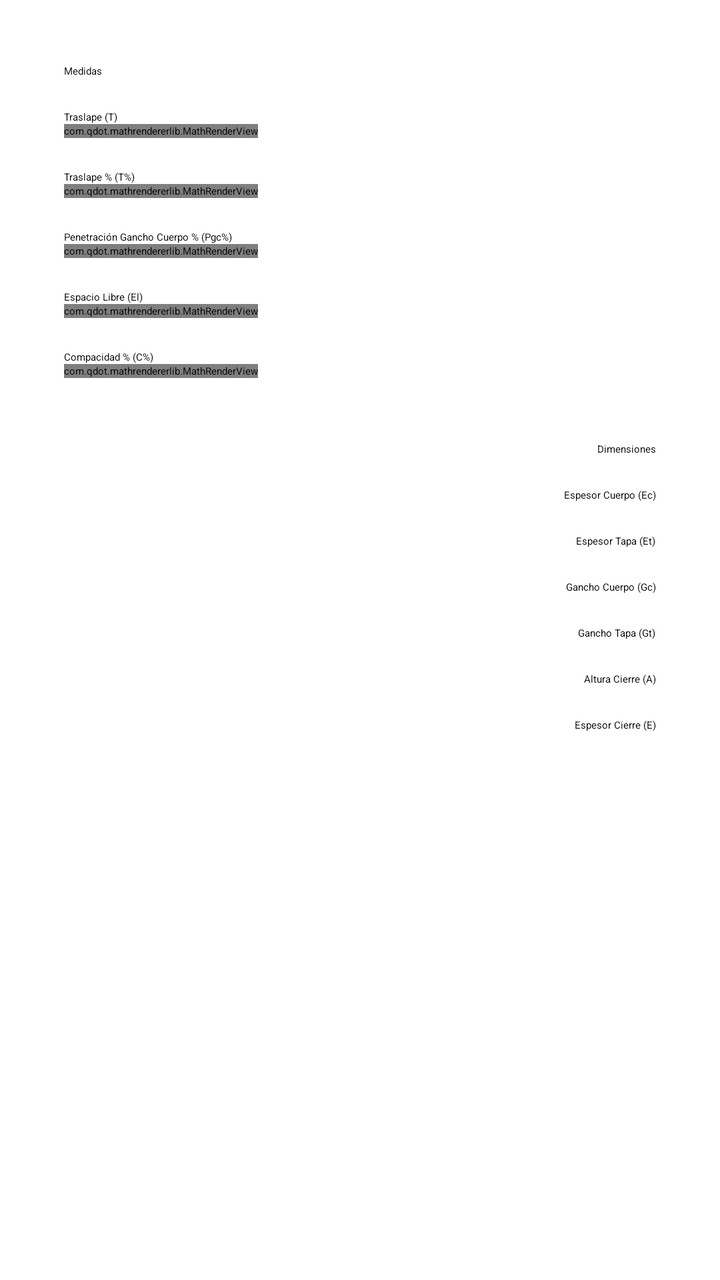
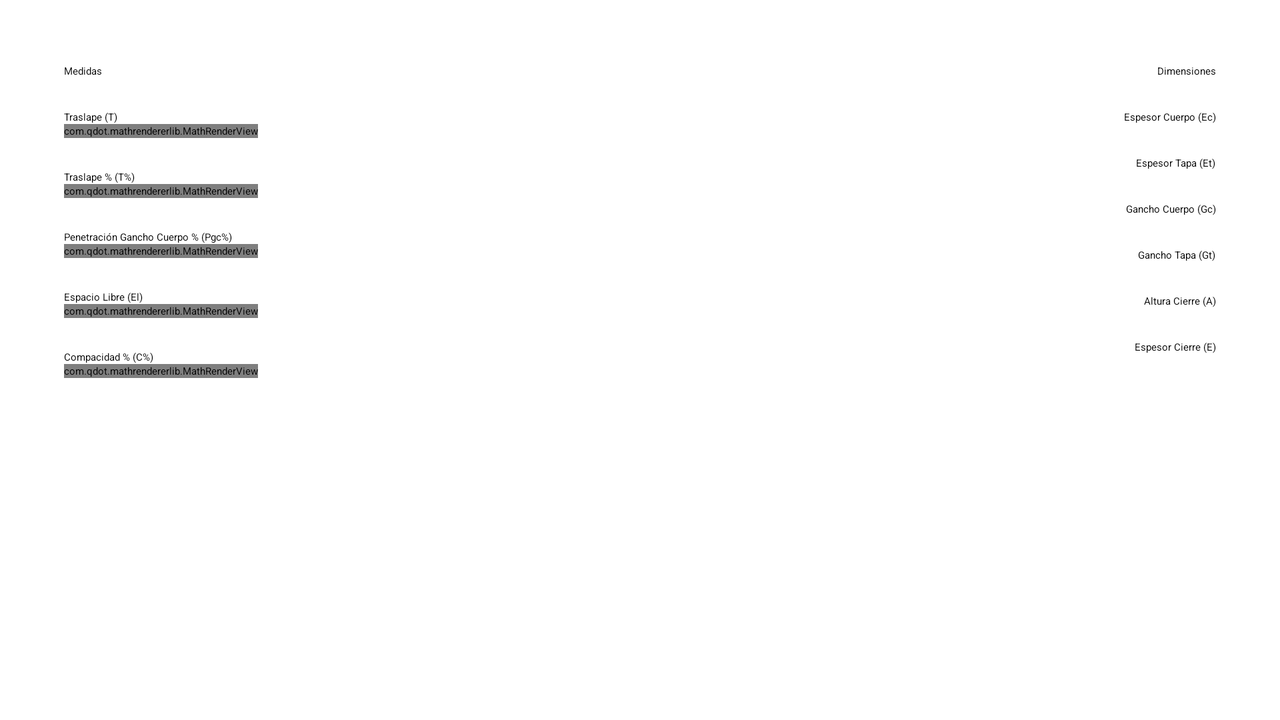

An Android layout and its configuration variant, each rendered on a device that would load it. The default file and the variant file are quoted in full after the pictures.
<!-- AndroidManifest.xml: application theme Theme.SeamCalc -->
<!-- res/layout/content_info.xml -->
<?xml version="1.0" encoding="utf-8"?>
<androidx.core.widget.NestedScrollView xmlns:android="http://schemas.android.com/apk/res/android"
    xmlns:app="http://schemas.android.com/apk/res-auto"
    android:layout_width="match_parent"
    android:layout_height="match_parent"
    app:layout_behavior="@string/appbar_scrolling_view_behavior">

    <LinearLayout
        android:layout_width="match_parent"
        android:layout_height="wrap_content"
        android:orientation="vertical"
        android:padding="@dimen/root_padding">

        <TextView
            style="?textAppearanceTitleLarge"
            android:layout_width="wrap_content"
            android:layout_height="wrap_content"
            android:text="@string/medidas" />

        <TextView
            style="?textAppearanceTitleMedium"
            android:layout_width="wrap_content"
            android:layout_height="wrap_content"
            android:layout_marginTop="@dimen/margin_between_element"
            android:text="@string/traslape" />

        <com.qdot.mathrendererlib.MathRenderView
            android:layout_width="wrap_content"
            android:layout_height="wrap_content"
            app:text="@string/ecuacion_traslape" />

        <TextView
            style="?textAppearanceTitleMedium"
            android:layout_width="wrap_content"
            android:layout_height="wrap_content"
            android:layout_marginTop="@dimen/margin_between_element"
            android:text="@string/superposicion" />

        <com.qdot.mathrendererlib.MathRenderView
            android:layout_width="wrap_content"
            android:layout_height="wrap_content"
            app:text="@string/ecuacion_superposicion" />

        <TextView
            style="?textAppearanceTitleMedium"
            android:layout_width="wrap_content"
            android:layout_height="wrap_content"
            android:layout_marginTop="@dimen/margin_between_element"
            android:text="@string/penetracion" />

        <com.qdot.mathrendererlib.MathRenderView
            android:layout_width="wrap_content"
            android:layout_height="wrap_content"
            app:text="@string/ecuacion_penetracion" />

        <TextView
            style="?textAppearanceTitleMedium"
            android:layout_width="wrap_content"
            android:layout_height="wrap_content"
            android:layout_marginTop="@dimen/margin_between_element"
            android:text="@string/espacio_libre" />

        <com.qdot.mathrendererlib.MathRenderView
            android:layout_width="wrap_content"
            android:layout_height="wrap_content"
            app:text="@string/ecuacion_espacio_libre" />

        <TextView
            style="?textAppearanceTitleMedium"
            android:layout_width="wrap_content"
            android:layout_height="wrap_content"
            android:layout_marginTop="@dimen/margin_between_element"
            android:text="@string/compacidad" />

        <com.qdot.mathrendererlib.MathRenderView
            android:layout_width="wrap_content"
            android:layout_height="wrap_content"
            app:text="@string/ecuacion_compacidad" />

        <TextView
            style="?textAppearanceTitleLarge"
            android:layout_width="wrap_content"
            android:layout_height="wrap_content"
            android:layout_gravity="end"
            android:layout_marginTop="@dimen/margin_between_section"
            android:text="@string/dimensiones" />

        <TextView
            style="?textAppearanceTitleMedium"
            android:layout_width="wrap_content"
            android:layout_height="wrap_content"
            android:layout_gravity="end"
            android:layout_marginTop="@dimen/margin_between_element"
            android:text="@string/espesor_cuerpo" />

        <TextView
            style="?textAppearanceTitleMedium"
            android:layout_width="wrap_content"
            android:layout_height="wrap_content"
            android:layout_gravity="end"
            android:layout_marginTop="@dimen/margin_between_element"
            android:text="@string/espesor_tapa" />

        <TextView
            style="?textAppearanceTitleMedium"
            android:layout_width="wrap_content"
            android:layout_height="wrap_content"
            android:layout_gravity="end"
            android:layout_marginTop="@dimen/margin_between_element"
            android:text="@string/gancho_cuerpo" />

        <TextView
            style="?textAppearanceTitleMedium"
            android:layout_width="wrap_content"
            android:layout_height="wrap_content"
            android:layout_gravity="end"
            android:layout_marginTop="@dimen/margin_between_element"
            android:text="@string/gancho_tapa" />

        <TextView
            style="?textAppearanceTitleMedium"
            android:layout_width="wrap_content"
            android:layout_height="wrap_content"
            android:layout_gravity="end"
            android:layout_marginTop="@dimen/margin_between_element"
            android:text="@string/altura_cierre" />

        <TextView
            style="?textAppearanceTitleMedium"
            android:layout_width="wrap_content"
            android:layout_height="wrap_content"
            android:layout_gravity="end"
            android:layout_marginTop="@dimen/margin_between_element"
            android:text="@string/espesor_cierre" />

    </LinearLayout>

</androidx.core.widget.NestedScrollView>
<!-- resources referenced by this layout -->
<resources>
  <dimen name="margin_between_element">16dp</dimen>
  <dimen name="margin_between_section">32dp</dimen>
  <dimen name="root_padding">32dp</dimen>
  <string name="altura_cierre">Altura Cierre (A)</string>
  <string name="compacidad">Compacidad % (C%)</string>
  <string name="dimensiones">Dimensiones</string>
  <string name="ecuacion_compacidad">\\[{3Ct + 2Bt \\over St} . 100\\]</string>
  <string name="ecuacion_espacio_libre">\\[St - (3Ct + 2Bt)\\]</string>
  <string name="ecuacion_penetracion">\\[{(Bh - 1.1Ct) . 100 \\over Sl - 1.1(2Ct + Bt)}\\]</string>
  <string name="ecuacion_superposicion">\\[{Ch + Bh + 1.1Ct - Sl \\over Sl - 1.1(2Ct + Bt)} . 100\\]</string>
  <string name="ecuacion_traslape">\\[(Ch + Bh + 1.1 Ct) - Sl\\]</string>
  <string name="espacio_libre">Espacio Libre (El)</string>
  <string name="espesor_cierre">Espesor Cierre (E)</string>
  <string name="espesor_cuerpo">Espesor Cuerpo (Ec)</string>
  <string name="espesor_tapa">Espesor Tapa (Et)</string>
  <string name="gancho_cuerpo">Gancho Cuerpo (Gc)</string>
  <string name="gancho_tapa">Gancho Tapa (Gt)</string>
  <string name="medidas">Medidas</string>
  <string name="penetracion">Penetración Gancho Cuerpo % (Pgc%)</string>
  <string name="superposicion">Traslape % (T%)</string>
  <string name="traslape">Traslape (T)</string>
</resources>
<!-- res/layout-land/content_info.xml (the repository's variant of the layout above) -->
<!-- drawn on the phone turned sideways -->
<?xml version="1.0" encoding="utf-8"?>
<LinearLayout xmlns:android="http://schemas.android.com/apk/res/android"
    xmlns:app="http://schemas.android.com/apk/res-auto"
    android:layout_width="match_parent"
    android:layout_height="match_parent"
    android:orientation="horizontal"
    app:layout_behavior="@string/appbar_scrolling_view_behavior">

    <androidx.core.widget.NestedScrollView
        android:layout_width="match_parent"
        android:layout_height="match_parent"
        android:layout_weight="1"
        android:fillViewport="true">

        <LinearLayout
            android:layout_width="match_parent"
            android:layout_height="wrap_content"
            android:orientation="vertical"
            android:padding="@dimen/root_padding">

            <TextView
                style="?textAppearanceTitleLarge"
                android:layout_width="wrap_content"
                android:layout_height="wrap_content"
                android:text="@string/medidas" />

            <TextView
                style="?textAppearanceTitleMedium"
                android:layout_width="wrap_content"
                android:layout_height="wrap_content"
                android:layout_marginTop="@dimen/margin_between_element"
                android:text="@string/traslape" />

            <com.qdot.mathrendererlib.MathRenderView
                android:layout_width="wrap_content"
                android:layout_height="wrap_content"
                app:text="@string/ecuacion_traslape" />

            <TextView
                style="?textAppearanceTitleMedium"
                android:layout_width="wrap_content"
                android:layout_height="wrap_content"
                android:layout_marginTop="@dimen/margin_between_element"
                android:text="@string/superposicion" />

            <com.qdot.mathrendererlib.MathRenderView
                android:layout_width="wrap_content"
                android:layout_height="wrap_content"
                app:text="@string/ecuacion_superposicion" />

            <TextView
                style="?textAppearanceTitleMedium"
                android:layout_width="wrap_content"
                android:layout_height="wrap_content"
                android:layout_marginTop="@dimen/margin_between_element"
                android:text="@string/penetracion" />

            <com.qdot.mathrendererlib.MathRenderView
                android:layout_width="wrap_content"
                android:layout_height="wrap_content"
                app:text="@string/ecuacion_penetracion" />

            <TextView
                style="?textAppearanceTitleMedium"
                android:layout_width="wrap_content"
                android:layout_height="wrap_content"
                android:layout_marginTop="@dimen/margin_between_element"
                android:text="@string/espacio_libre" />

            <com.qdot.mathrendererlib.MathRenderView
                android:layout_width="wrap_content"
                android:layout_height="wrap_content"
                app:text="@string/ecuacion_espacio_libre" />

            <TextView
                style="?textAppearanceTitleMedium"
                android:layout_width="wrap_content"
                android:layout_height="wrap_content"
                android:layout_marginTop="@dimen/margin_between_element"
                android:text="@string/compacidad" />

            <com.qdot.mathrendererlib.MathRenderView
                android:layout_width="wrap_content"
                android:layout_height="wrap_content"
                app:text="@string/ecuacion_compacidad" />

        </LinearLayout>

    </androidx.core.widget.NestedScrollView>

    <androidx.core.widget.NestedScrollView
        android:layout_width="match_parent"
        android:layout_height="match_parent"
        android:layout_weight="1"
        android:fillViewport="true">

        <LinearLayout
            android:layout_width="match_parent"
            android:layout_height="wrap_content"
            android:orientation="vertical"
            android:padding="@dimen/root_padding">


            <TextView
                style="?textAppearanceTitleLarge"
                android:layout_width="wrap_content"
                android:layout_height="wrap_content"
                android:layout_gravity="end"
                android:text="@string/dimensiones" />

            <TextView
                style="?textAppearanceTitleMedium"
                android:layout_width="wrap_content"
                android:layout_height="wrap_content"
                android:layout_gravity="end"
                android:layout_marginTop="@dimen/margin_between_element"
                android:text="@string/espesor_cuerpo" />

            <TextView
                style="?textAppearanceTitleMedium"
                android:layout_width="wrap_content"
                android:layout_height="wrap_content"
                android:layout_gravity="end"
                android:layout_marginTop="@dimen/margin_between_element"
                android:text="@string/espesor_tapa" />

            <TextView
                style="?textAppearanceTitleMedium"
                android:layout_width="wrap_content"
                android:layout_height="wrap_content"
                android:layout_gravity="end"
                android:layout_marginTop="@dimen/margin_between_element"
                android:text="@string/gancho_cuerpo" />

            <TextView
                style="?textAppearanceTitleMedium"
                android:layout_width="wrap_content"
                android:layout_height="wrap_content"
                android:layout_gravity="end"
                android:layout_marginTop="@dimen/margin_between_element"
                android:text="@string/gancho_tapa" />

            <TextView
                style="?textAppearanceTitleMedium"
                android:layout_width="wrap_content"
                android:layout_height="wrap_content"
                android:layout_gravity="end"
                android:layout_marginTop="@dimen/margin_between_element"
                android:text="@string/altura_cierre" />

            <TextView
                style="?textAppearanceTitleMedium"
                android:layout_width="wrap_content"
                android:layout_height="wrap_content"
                android:layout_gravity="end"
                android:layout_marginTop="@dimen/margin_between_element"
                android:text="@string/espesor_cierre" />

        </LinearLayout>

    </androidx.core.widget.NestedScrollView>
</LinearLayout>
<!-- resources referenced by the variant -->
<!-- as the phone turned sideways resolves them -->
<resources>
  <dimen name="margin_between_element">16dp</dimen>
  <dimen name="root_padding">32dp</dimen>
  <string name="altura_cierre">Altura Cierre (A)</string>
  <string name="compacidad">Compacidad % (C%)</string>
  <string name="dimensiones">Dimensiones</string>
  <string name="ecuacion_compacidad">\\[{3Ct + 2Bt \\over St} . 100\\]</string>
  <string name="ecuacion_espacio_libre">\\[St - (3Ct + 2Bt)\\]</string>
  <string name="ecuacion_penetracion">\\[{(Bh - 1.1Ct) . 100 \\over Sl - 1.1(2Ct + Bt)}\\]</string>
  <string name="ecuacion_superposicion">\\[{Ch + Bh + 1.1Ct - Sl \\over Sl - 1.1(2Ct + Bt)} . 100\\]</string>
  <string name="ecuacion_traslape">\\[(Ch + Bh + 1.1 Ct) - Sl\\]</string>
  <string name="espacio_libre">Espacio Libre (El)</string>
  <string name="espesor_cierre">Espesor Cierre (E)</string>
  <string name="espesor_cuerpo">Espesor Cuerpo (Ec)</string>
  <string name="espesor_tapa">Espesor Tapa (Et)</string>
  <string name="gancho_cuerpo">Gancho Cuerpo (Gc)</string>
  <string name="gancho_tapa">Gancho Tapa (Gt)</string>
  <string name="medidas">Medidas</string>
  <string name="penetracion">Penetración Gancho Cuerpo % (Pgc%)</string>
  <string name="superposicion">Traslape % (T%)</string>
  <string name="traslape">Traslape (T)</string>
</resources>
